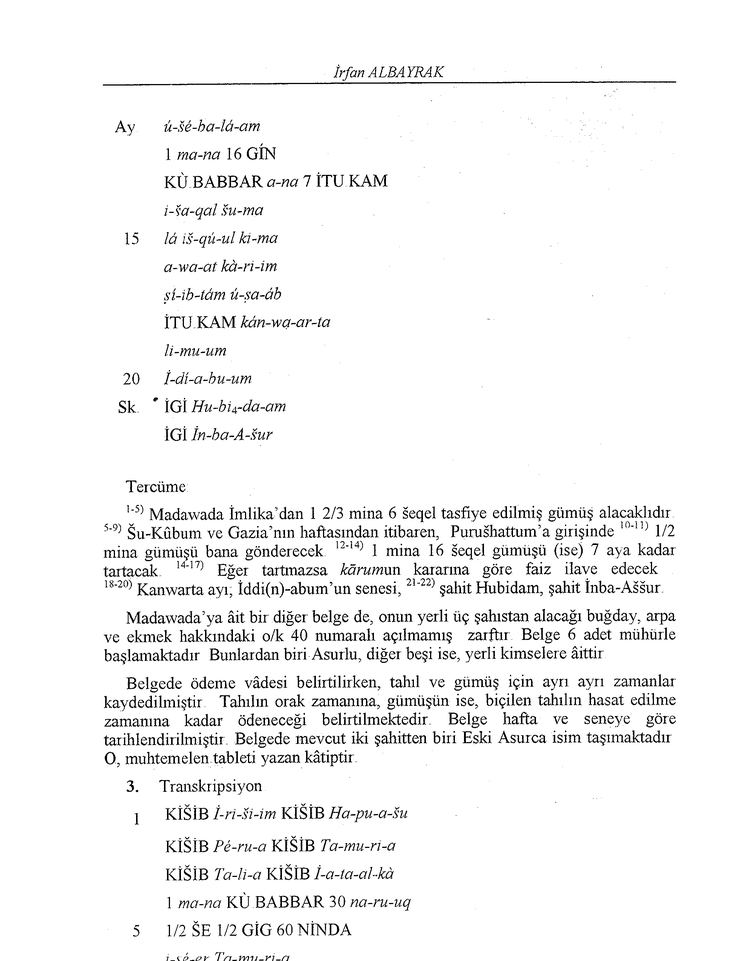
#> input picture debug_page4.png, 735 x 961 px, shrunk from 1950 x 2550 before the run
$ python -i page_cleanup.py   (imports and definitions only)
#> lines starting #> are read from the running program, lines starting #| are printed output that depends on the picture; after the words box and inside, x2 and y2 are one past the last pixel; in counts of white or black regions, pixels touching at a corner belong together
#> further down, picture is the input picture: shape (961, 735, 3); min 0, max 255, mean 244.2
"""
Page cleanup utilities for margin trimming and rule-line removal.
"""

import cv2
import numpy as np


def trim_margins(img, pad_px=10):
    """
    Trim white margins from the image while preserving content.

    Args:
        img: Input image (BGR)
        pad_px: Padding to add around detected content

    Returns:
        Trimmed image
    """
    h, w = img.shape[:2]
    gray = cv2.cvtColor(img, cv2.COLOR_BGR2GRAY)
    thr = cv2.threshold(gray, 0, 255, cv2.THRESH_BINARY + cv2.THRESH_OTSU)[1]
    inv = 255 - thr

    ys, xs = np.where(inv > 0)
    if len(xs) == 0 or len(ys) == 0:
        return img

    x0 = max(xs.min() - pad_px, 0)
    x1 = min(xs.max() + pad_px, w - 1)
    y0 = max(ys.min() - pad_px, 0)
    y1 = min(ys.max() + pad_px, h - 1)

    return img[y0:y1+1, x0:x1+1]


def remove_rulings(img):
    """
    Remove horizontal and vertical rule lines from the image.

    This helps with academic documents that have tables, apparatus markers,
    or column separators that interfere with text recognition.

    Args:
        img: Input image (BGR)

    Returns:
        Image with rule lines removed
    """
    gray = cv2.cvtColor(img, cv2.COLOR_BGR2GRAY)
    binv = 255 - cv2.threshold(gray, 0, 255, cv2.THRESH_BINARY + cv2.THRESH_OTSU)[1]
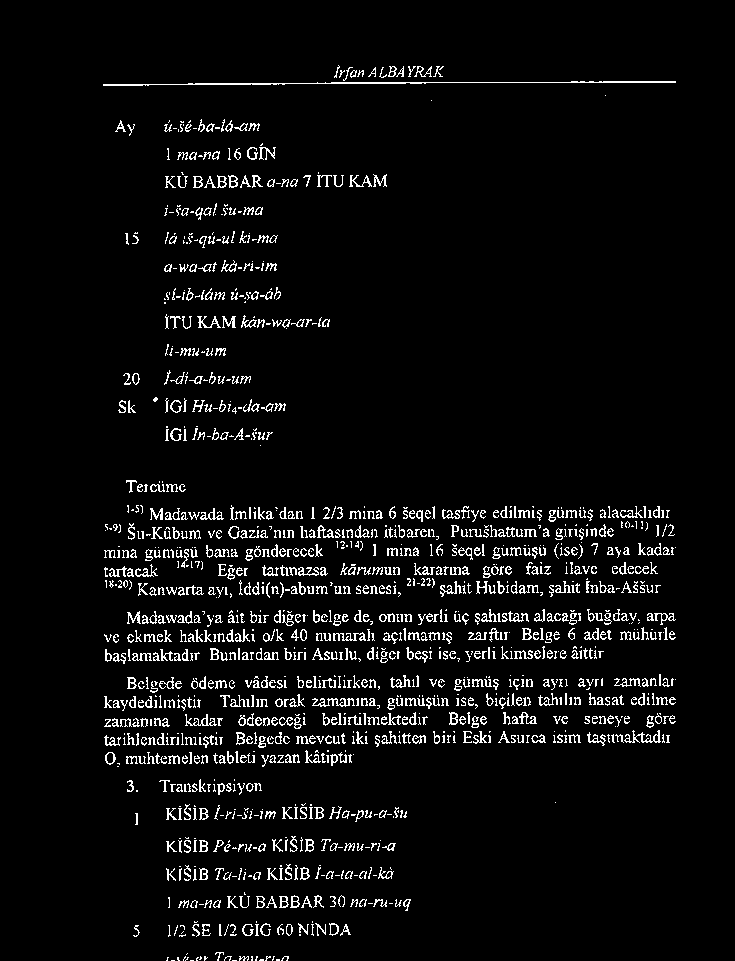
#> binv: shape (961, 735); 5% white in thin lines or dots, all inside (x1, y1, x2, y2) = (103, 65, 676, 961)

    # Detect horizontal lines (40px wide, 1px tall)
    horiz = cv2.morphologyEx(
        binv,
        cv2.MORPH_OPEN,
        cv2.getStructuringElement(cv2.MORPH_RECT, (40, 1))
    )
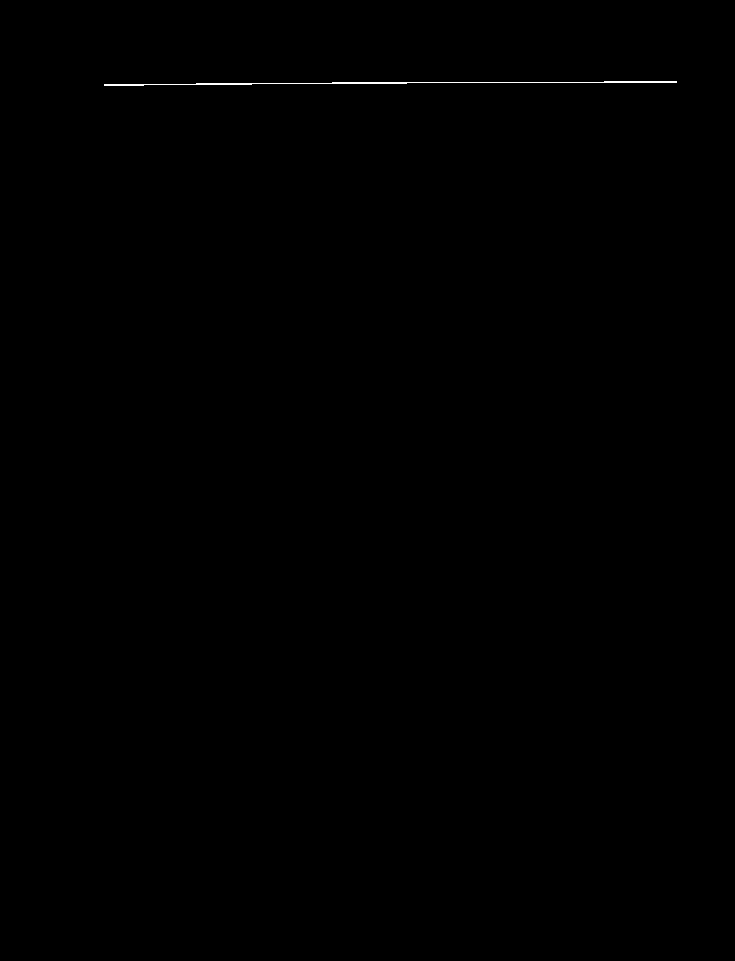
#> horiz: shape (961, 735); 0.12% white in thin lines or dots, all inside (x1, y1, x2, y2) = (104, 81, 677, 86)

    # Detect vertical lines (1px wide, 40px tall)
    vert = cv2.morphologyEx(
        binv,
        cv2.MORPH_OPEN,
        cv2.getStructuringElement(cv2.MORPH_RECT, (1, 40))
    )
#> vert: shape (961, 735); every value is 0

    # Remove detected lines
    cleaned = np.clip(binv - np.maximum(horiz, vert), 0, 255).astype(np.uint8)
    merged = 255 - np.minimum(255 - gray, cleaned)

    return cv2.cvtColor(merged, cv2.COLOR_GRAY2BGR)

>>> import cv2
>>> picture = cv2.imread('../debug_page4.png')
>>> result = remove_rulings(picture)
